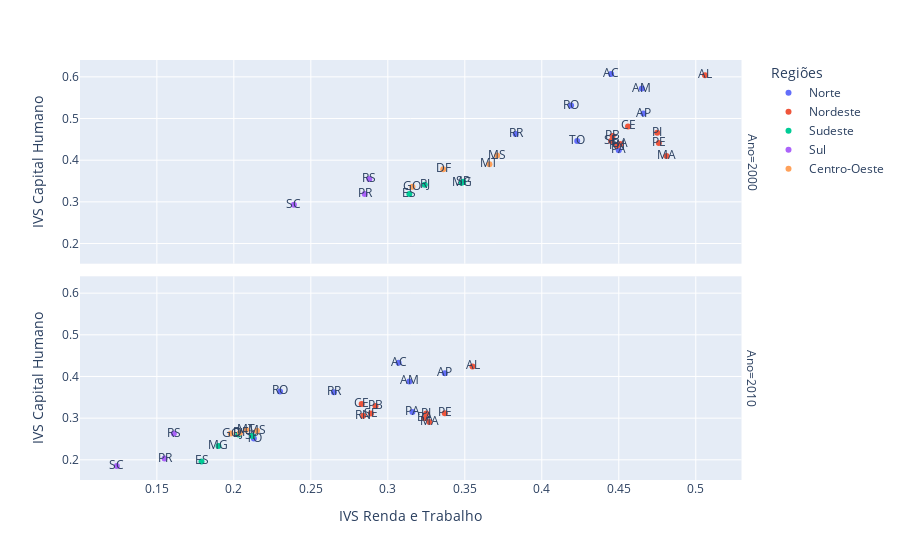

Notebook code for this chart:
### Code cell
px.scatter(df, 
           x="IVS Renda e Trabalho", 
           y="IVS Capital Humano", 
           color="Regiões", 
           text="Siglas dos Estados", 
           facet_row="Ano")

### Figure 1 — Plotly figure (JSON) as saved in the notebook; plotly's stock layout.template omitted (floating-point values rounded to 4 significant figures)
{"data": [{"hovertemplate": "Regiões=Norte<br>Ano=2000<br>IVS Renda e Trabalho=%{x}<br>IVS Capital Humano=%{y}<br>Siglas dos Estados=%{text}<extra></extra>", "legendgroup": "Norte", "marker": {"color": "#636efa", "symbol": "circle"}, "mode": "markers+text", "name": "Norte", "orientation": "v", "showlegend": true, "text": ["RO", "AC", "AM", "RR", "PA", "AP", "TO"], "type": "scatter", "x": [0.419, 0.445, 0.465, 0.383, 0.45, 0.466, 0.423], "xaxis": "x2", "y": [0.531, 0.607, 0.572, 0.463, 0.424, 0.512, 0.446], "yaxis": "y2"}, {"hovertemplate": "Regiões=Norte<br>Ano=2010<br>IVS Renda e Trabalho=%{x}<br>IVS Capital Humano=%{y}<br>Siglas dos Estados=%{text}<extra></extra>", "legendgroup": "Norte", "marker": {"color": "#636efa", "symbol": "circle"}, "mode": "markers+text", "name": "Norte", "orientation": "v", "showlegend": false, "text": ["RO", "AC", "AM", "RR", "PA", "AP", "TO"], "type": "scatter", "x": [0.23, 0.307, 0.314, 0.265, 0.316, 0.337, 0.213], "xaxis": "x", "y": [0.364, 0.433, 0.388, 0.362, 0.315, 0.408, 0.251], "yaxis": "y"}, {"hovertemplate": "Regiões=Nordeste<br>Ano=2000<br>IVS Renda e Trabalho=%{x}<br>IVS Capital Humano=%{y}<br>Siglas dos Estados=%{text}<extra></extra>", "legendgroup": "Nordeste", "marker": {"color": "#EF553B", "symbol": "circle"}, "mode": "markers+text", "name": "Nordeste", "orientation": "v", "showlegend": true, "text": ["MA", "PI", "CE", "RN", "PB", "PE", "AL", "SE", "BA"], "type": "scatter", "x": [0.481, 0.475, 0.456, 0.449, 0.446, 0.476, 0.506, 0.445, 0.451], "xaxis": "x2", "y": [0.41, 0.466, 0.481, 0.435, 0.458, 0.441, 0.604, 0.446, 0.439], "yaxis": "y2"}, {"hovertemplate": "Regiões=Nordeste<br>Ano=2010<br>IVS Renda e Trabalho=%{x}<br>IVS Capital Humano=%{y}<br>Siglas dos Estados=%{text}<extra></extra>", "legendgroup": "Nordeste", "marker": {"color": "#EF553B", "symbol": "circle"}, "mode": "markers+text", "name": "Nordeste", "orientation": "v", "showlegend": false, "text": ["MA", "PI", "CE", "RN", "PB", "PE", "AL", "SE", "BA"], "type": "scatter", "x": [0.327, 0.325, 0.283, 0.284, 0.292, 0.337, 0.355, 0.289, 0.324], "xaxis": "x", "y": [0.291, 0.311, 0.334, 0.306, 0.329, 0.312, 0.424, 0.311, 0.3], "yaxis": "y"}, {"hovertemplate": "Regiões=Sudeste<br>Ano=2000<br>IVS Renda e Trabalho=%{x}<br>IVS Capital Humano=%{y}<br>Siglas dos Estados=%{text}<extra></extra>", "legendgroup": "Sudeste", "marker": {"color": "#00cc96", "symbol": "circle"}, "mode": "markers+text", "name": "Sudeste", "orientation": "v", "showlegend": true, "text": ["MG", "ES", "RJ", "SP"], "type": "scatter", "x": [0.348, 0.314, 0.324, 0.349], "xaxis": "x2", "y": [0.346, 0.319, 0.341, 0.348], "yaxis": "y2"}, {"hovertemplate": "Regiões=Sudeste<br>Ano=2010<br>IVS Renda e Trabalho=%{x}<br>IVS Capital Humano=%{y}<br>Siglas dos Estados=%{text}<extra></extra>", "legendgroup": "Sudeste", "marker": {"color": "#00cc96", "symbol": "circle"}, "mode": "markers+text", "name": "Sudeste", "orientation": "v", "showlegend": false, "text": ["MG", "ES", "RJ", "SP"], "type": "scatter", "x": [0.19, 0.179, 0.203, 0.212], "xaxis": "x", "y": [0.233, 0.196, 0.261, 0.257], "yaxis": "y"}, {"hovertemplate": "Regiões=Sul<br>Ano=2000<br>IVS Renda e Trabalho=%{x}<br>IVS Capital Humano=%{y}<br>Siglas dos Estados=%{text}<extra></extra>", "legendgroup": "Sul", "marker": {"color": "#ab63fa", "symbol": "circle"}, "mode": "markers+text", "name": "Sul", "orientation": "v", "showlegend": true, "text": ["PR", "SC", "RS"], "type": "scatter", "x": [0.285, 0.239, 0.288], "xaxis": "x2", "y": [0.319, 0.293, 0.355], "yaxis": "y2"}, {"hovertemplate": "Regiões=Sul<br>Ano=2010<br>IVS Renda e Trabalho=%{x}<br>IVS Capital Humano=%{y}<br>Siglas dos Estados=%{text}<extra></extra>", "legendgroup": "Sul", "marker": {"color": "#ab63fa", "symbol": "circle"}, "mode": "markers+text", "name": "Sul", "orientation": "v", "showlegend": false, "text": ["PR", "SC", "RS"], "type": "scatter", "x": [0.155, 0.124, 0.161], "xaxis": "x", "y": [0.203, 0.185, 0.263], "yaxis": "y"}, {"hovertemplate": "Regiões=Centro-Oeste<br>Ano=2000<br>IVS Renda e Trabalho=%{x}<br>IVS Capital Humano=%{y}<br>Siglas dos Estados=%{text}<extra></extra>", "legendgroup": "Centro-Oeste", "marker": {"color": "#FFA15A", "symbol": "circle"}, "mode": "markers+text", "name": "Centro-Oeste", "orientation": "v", "showlegend": true, "text": ["MS", "MT", "GO", "DF"], "type": "scatter", "x": [0.371, 0.366, 0.316, 0.336], "xaxis": "x2", "y": [0.411, 0.39, 0.336, 0.378], "yaxis": "y2"}, {"hovertemplate": "Regiões=Centro-Oeste<br>Ano=2010<br>IVS Renda e Trabalho=%{x}<br>IVS Capital Humano=%{y}<br>Siglas dos Estados=%{text}<extra></extra>", "legendgroup": "Centro-Oeste", "marker": {"color": "#FFA15A", "symbol": "circle"}, "mode": "markers+text", "name": "Centro-Oeste", "orientation": "v", "showlegend": false, "text": ["MS", "MT", "GO", "DF"], "type": "scatter", "x": [0.215, 0.208, 0.198, 0.204], "xaxis": "x", "y": [0.27, 0.272, 0.263, 0.265], "yaxis": "y"}], "layout": {"annotations": [{"font": {}, "showarrow": false, "text": "Ano=2010", "textangle": 90, "x": 0.98, "xanchor": "left", "xref": "paper", "y": 0.2425, "yanchor": "middle", "yref": "paper"}, {"font": {}, "showarrow": false, "text": "Ano=2000", "textangle": 90, "x": 0.98, "xanchor": "left", "xref": "paper", "y": 0.7575, "yanchor": "middle", "yref": "paper"}], "legend": {"title": {"text": "Regiões"}, "tracegroupgap": 0}, "margin": {"t": 60}, "xaxis": {"anchor": "y", "domain": [0, 0.98], "title": {"text": "IVS Renda e Trabalho"}}, "xaxis2": {"anchor": "y2", "domain": [0, 0.98], "matches": "x", "showticklabels": false}, "yaxis": {"anchor": "x", "domain": [0, 0.485], "title": {"text": "IVS Capital Humano"}}, "yaxis2": {"anchor": "x2", "domain": [0.515, 1], "matches": "y", "title": {"text": "IVS Capital Humano"}}}}
